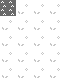

This game map was drawn from its Tiled (.tmx) file and the tilesets committed beside it. A one-line description and the full map source follow:
An orthogonal 4x5 tile map with 16x16 px tiles, 1 tile layer (Tile Layer 1).

<map version="1.10" tiledversion="1.10.2" orientation="orthogonal" renderorder="right-down" width="4" height="5" tilewidth="16" tileheight="16" infinite="0" nextlayerid="2" nextobjectid="1">
 <editorsettings>
  <export target="sub-overworld/tiny-map.json" format="json" />
 </editorsettings>
 <tileset firstgid="1" source="valleyntino-overworld-tiled-tiles.tsx" />
 <layer id="1" name="Tile Layer 1" width="4" height="5">
  <data encoding="csv">
4,7,7,7,
7,7,7,7,
7,7,7,7,
7,7,7,7,
7,7,7,7
</data>
 </layer>
</map>
